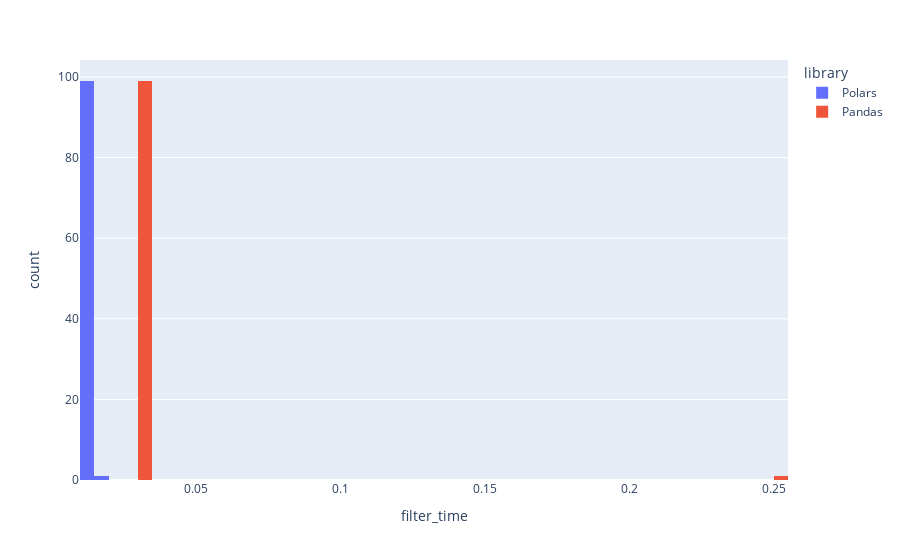

Notebook code cell kept with this figure:
### Code cell
df = (
    df
    .melt(
        value_vars = ["polars_filtering_duration", "pandas_filtering_duration"],
        variable_name="library", value_name="filter_time"
    )
    .with_columns(
        pl.when(pl.col("library") == "polars_filtering_duration")
        # pl.when(pl.col("library") > 0.5)
        .then(pl.lit("Polars"))
        .otherwise(pl.lit("Pandas"))
        .alias("library")
    )
)
